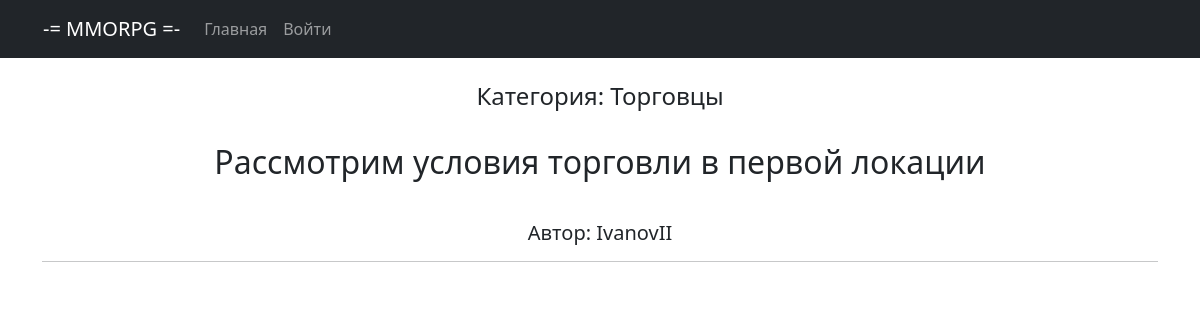
/bulletin_board/3, run on the app's committed database.
### bulletin_board/models.py (models this page shows, shortened)
class Bulletin(models.Model):
    TYPE = (
        ('tanks', 'Танки'),
        ('hils', 'Хилы'),
        ('dd', 'ДД'),
        ('merchant', 'Торговцы'),
        ('guildmas', 'Гилдмастеры'),
        ('questgiv', 'Квестгиверы'),
        ('smith', 'Кузнецы'),
        ('leathers', 'Кожевники'),
        ('potion', 'Зельевары'),
        ('spellmas', 'Мастера заклинаний'),
    )
    user = models.ForeignKey(User, blank=True, null=True, on_delete=models.CASCADE, verbose_name='Пользователь')
    category = models.CharField(max_length=8, choices=TYPE, default='tanks', verbose_name='Категория')
    title = models.CharField(max_length=128, verbose_name='Название')
    content = RichTextUploadingField(verbose_name='Содержание')
    dateCreationn = models.DateField(auto_now_add=True)

### bulletin_board/views.py (the view, shortened to what this page needs)
# urls.py: path('<int:pk>', BulletinDetail.as_view(), name='bulletin_detail'),
class BulletinDetail(DetailView):
    template_name = 'bulletin.html'
    queryset = Bulletin.objects.all()
    form_class = DetailFormWithResponse
    extra_context = {'form': DetailFormWithResponse}
    def get_context_data(self, **kwargs):
        context = super().get_context_data(**kwargs)
        pk = self.kwargs.get('pk')
        bull_author = Bulletin.objects.get(id=pk).user
        current_user = self.request.user
        return context

### templates/bulletin.html (shortened to what this page needs)
{% extends 'flatpages/default.html' %}
{% block content %}<br>
<h4>Категория: {{ bulletin.get_category_display }}</h4><br>
<h2>{{ bulletin.content|safe }}</h2><br>
<h5>Автор: {{ bulletin.user }}</h5>
<hr>
{% endblock content %}

### data on the page
Bulletin: category "Торговцы", content "Рассмотрим условия торговли в первой локации", user "IvanovII"
